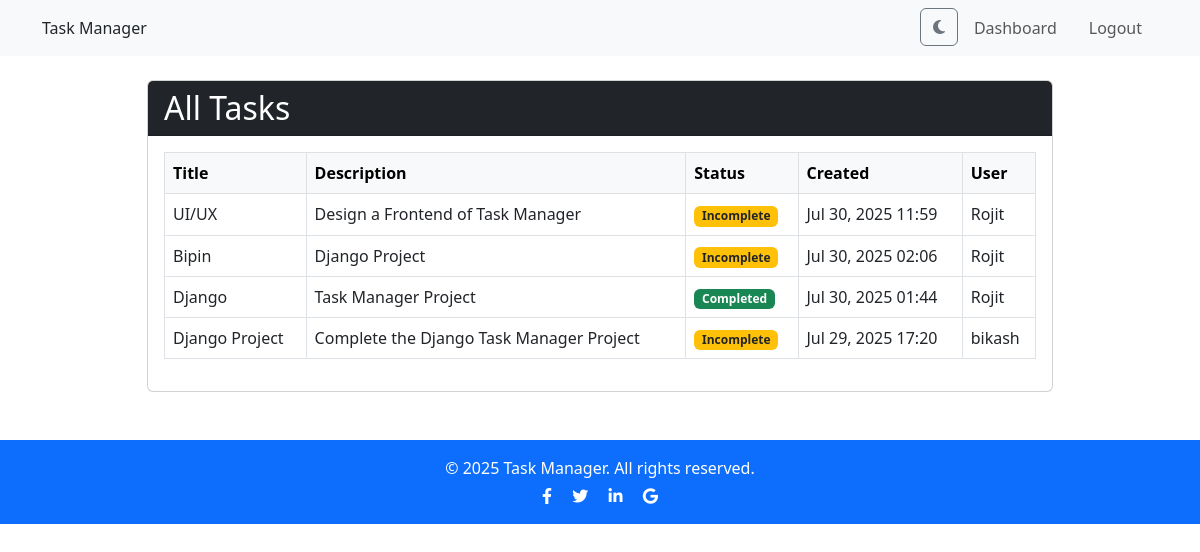
Screenshot of /tasks/all/ (signed in) with the database file from the repository.
### tasks/models.py (models this page shows)
class Task(models.Model):
    user = models.ForeignKey(User, on_delete=models.CASCADE)
    title = models.CharField(max_length=20)
    description = models.TextField(blank=True)
    complete = models.BooleanField(default=False)
    created = models.DateTimeField(auto_now_add=True)
    updated = models.DateTimeField(auto_now=True)
    due_date = models.DateField(null=True, blank=True)

### tasks/views.py (the view)
# urls.py: path('tasks/all/', views.get_all_tasks, name='get-all-tasks'),
@login_required
def get_all_tasks(request):
    tasks = Task.objects.all().select_related('user').order_by('-created')
    return render(request, 'tasks/get_all_task.html', {'tasks': tasks})

### tasks/templates/tasks/get_all_task.html
{% extends 'tasks/base.html' %}
{% block content %}
<div class="container mt-4">
  <div class="row justify-content-center">
    <div class="col-md-10">
      <div class="card">
        <div class="card-header bg-dark text-white">
          <h2 class="mb-0">All Tasks</h2>
        </div>
        <div class="card-body">
          <table class="table table-bordered table-hover">
            <thead class="table-light">
              <tr>
                <th>Title</th>
                <th>Description</th>
                <th>Status</th>
                <th>Created</th>
                <th>User</th>
              </tr>
            </thead>
            <tbody>
              {% for task in tasks %}
              <tr>
                <td>{{ task.title }}</td>
                <td>{{ task.description }}</td>
                <td>
                  {% if task.complete %}
                    <span class="badge bg-success">Completed</span>
                  {% else %}
                    <span class="badge bg-warning text-dark">Incomplete</span>
                  {% endif %}
                </td>
                <td>{{ task.created|date:"M d, Y H:i" }}</td>
                <td>{{ task.user.username }}</td>
              </tr>
              {% empty %}
              <tr>
                <td colspan="5" class="text-center">No tasks found.</td>
              </tr>
              {% endfor %}
            </tbody>
          </table>
        </div>
      </div>
    </div>
  </div>
</div>
{% endblock %}

### rows the page displays
Task: title "UI/UX", description "Design a Frontend of Task Manager", complete "Incomplete", created "Jul 30, 2025 11:59", user.username "Rojit"
Task: title "Bipin", description "Django Project", complete "Incomplete", created "Jul 30, 2025 02:06", user.username "Rojit"
Task: title "Django", description "Task Manager Project", complete "Completed", created "Jul 30, 2025 01:44", user.username "Rojit"
Task: title "Django Project", description "Complete the Django Task Manager Project", complete "Incomplete", created "Jul 29, 2025 17:20", user.username "bikash"
